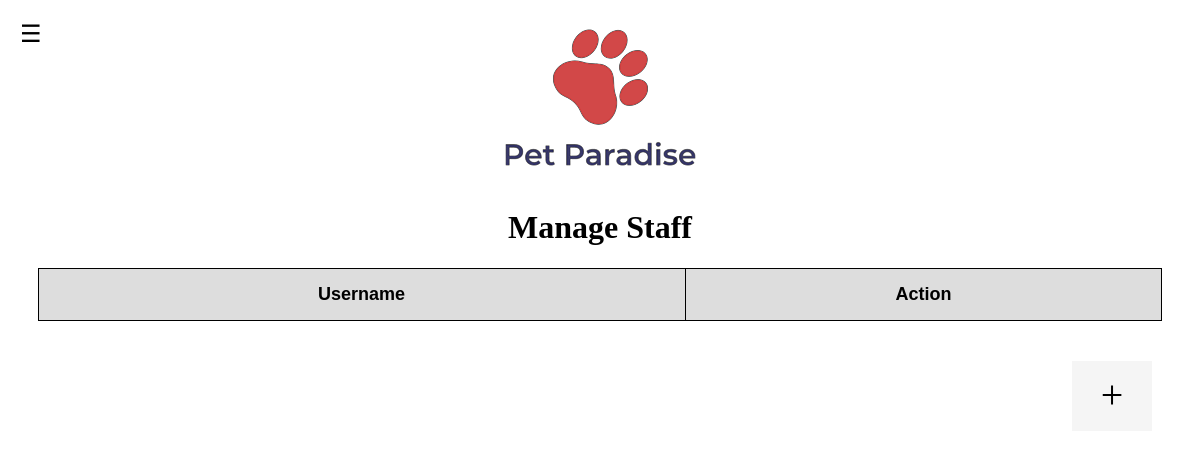
The app's page /managestaff.php, older data.
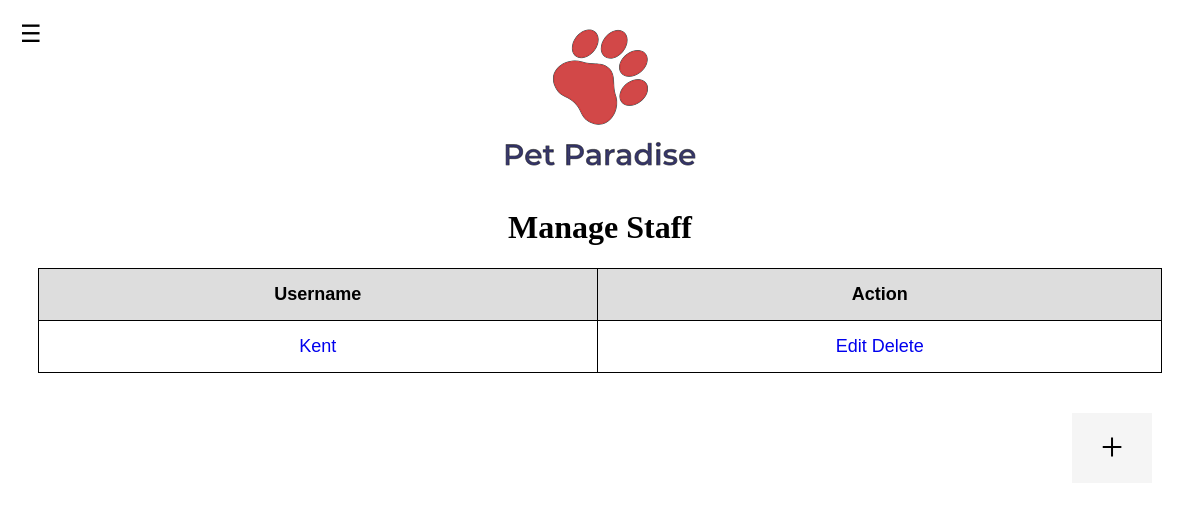
The same page, newer data.
### tables this page shows
CREATE TABLE `staff` (
  `staff_username` varchar(50) NOT NULL,
  `staff_password` varchar(50) NOT NULL,
  `staff_contactnumber` int(11) NOT NULL,
  `staff_desc` varchar(50) NOT NULL
);

### managestaff.php (the view, shortened to what this page needs)
<!DOCTYPE html>
<html lang="en">
<head>
</head>
<body>
    <?php
        include "dbcon.php";
        include "sidemenu.php";
    ?>
    <center><div id="adminIndexHeader"><a href="admin.php"><img src="png\Logo4.png"></a></div>
    <h1><b>Manage Staff</b></h1>
    <table>
        <?php
            $sql = "SELECT * FROM staff";
            $result = mysqli_query($connection,$sql);
                ?>
                <tr>
                    <th>Username</th>
                    <th>Action</th>
                </tr>
                <?php
                while ($row = mysqli_fetch_assoc($result)){
                    ?>
                    <tr>
                        <td>
                            <a href="viewstaff.php?id=<?php echo $row["staff_id"]; ?>"><?php echo $row["staff_username"]; ?></a>
                        </td>
                        <td>
                            <a href="editstaff.php?id=<?php echo $row["staff_id"]; ?>">Edit</a>
                            <a href="deletestaff.php?id=<?php echo $row["staff_id"]; ?>">Delete</a>
                        </td>
                    </tr>
                <?php
                }
            ?>
    </table>
    <div id="smallbox"><label><a href="addstaff.php" style="text-decoration: none; font-size: 40px; color: black;">+</a></label></div>
    </center>
</body>
</html>

Row changes from the older to the newer data that the page shows:
added staff: staff_username "Kent"
